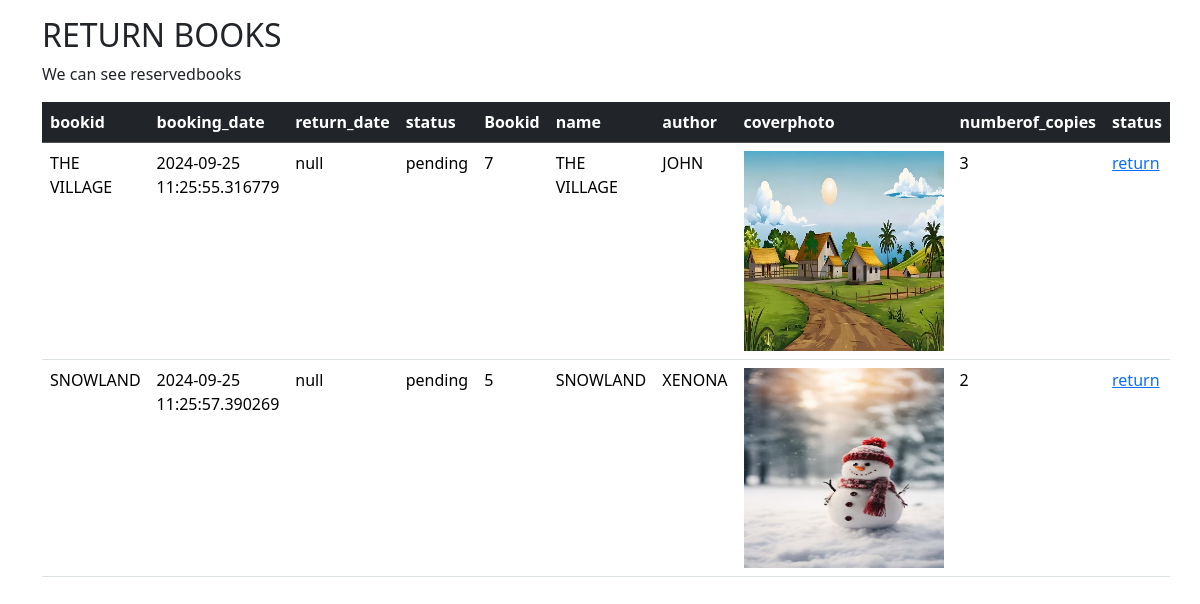
The page /reservedbook (signed in) on the database its author committed.
### student/models.py (models this page shows)
class booking(models.Model):
    bookid=models.ForeignKey('librarian.book',on_delete=models.CASCADE)
    studentid=models.ForeignKey(student,on_delete=models.CASCADE)
    booking_date=models.CharField(max_length=12)
    return_date=models.CharField(max_length=12)
    status=models.CharField(max_length=12,default="pending")

### librarian/models.py (models this page shows)
class book(models.Model):
    name=models.CharField(max_length=12)
    author=models.CharField(max_length=15)
    coverphoto=models.FileField(upload_to='meadia')
    numberof_copies=models.IntegerField()
    categoryid=models.ForeignKey(category,on_delete=models.CASCADE)
    def __str__(self):
        return self.name

### student/views.py (the view)
# urls.py: path('reservedbook',views.reservedbook,name="reservedbook"),
def reservedbook(request):
      std=request.session['id']
      n=booking.objects.filter(studentid_id=std,status='pending')
      d={'n':n}
      return render(request,'student/reservedbook.html',d)

### template/student/reservedbook.html (shortened to what this page needs)
<!DOCTYPE html>
<html lang="en">
<head>
  <link href="https://cdn.jsdelivr.net/npm/bootstrap@5.3.3/dist/css/bootstrap.min.css" rel="stylesheet">
</head>
<body>
<div class="container mt-3">
  <h2>RETURN BOOKS</h2>
  <p>We can see reservedbooks</p>
  <table class="table">
    <thead class="table-dark">
      <tr>
        <th>bookid</th>
        <th>booking_date</th>
        <th>return_date</th>
        <th>status</th>
        <th>Bookid</th>
        <th>name</th>
        <th>author</th>
        <th>coverphoto</th>
        <th>numberof_copies</th>
        <th>status</th>
      </tr>
      {% for i in n %}
    </thead>
    <tbody>
    <tr>
        <td>{{i.bookid}}</td>
        <td>{{i.booking_date}}</td>
        <td>{{i.return_date}}</td>
        <td>{{i.status}}</td>
        <td>{{i.bookid.id}}</td>
        <td>{{i.bookid.name}}</td>
        <td>{{i.bookid.author}}</td>
        <td><img src="{{i.bookid.coverphoto.url}}" style="width: 200px;height: 200px;" alt=""></td>
        <td>{{i.bookid.numberof_copies}}</td>
         {% if i.status == 'pending' %}
        <td><a href="{% url 'returnbook' i.id %}">return</a></td>
          {% else %}
          <td>returned</td>
          {% endif %}
    </tr>
    {% endfor %}
</body>
</html>

### rows shown on the page
booking: bookid "THE VILLAGE", booking_date "2024-09-25 11:25:55.316779", return_date "null", status "pending", bookid.id "7", bookid.name "THE VILLAGE", bookid.author "JOHN", bookid.coverphoto (picture), bookid.numberof_copies "3"
booking: bookid "SNOWLAND", booking_date "2024-09-25 11:25:57.390269", return_date "null", status "pending", bookid.id "5", bookid.name "SNOWLAND", bookid.author "XENONA", bookid.coverphoto (picture), bookid.numberof_copies "2"
